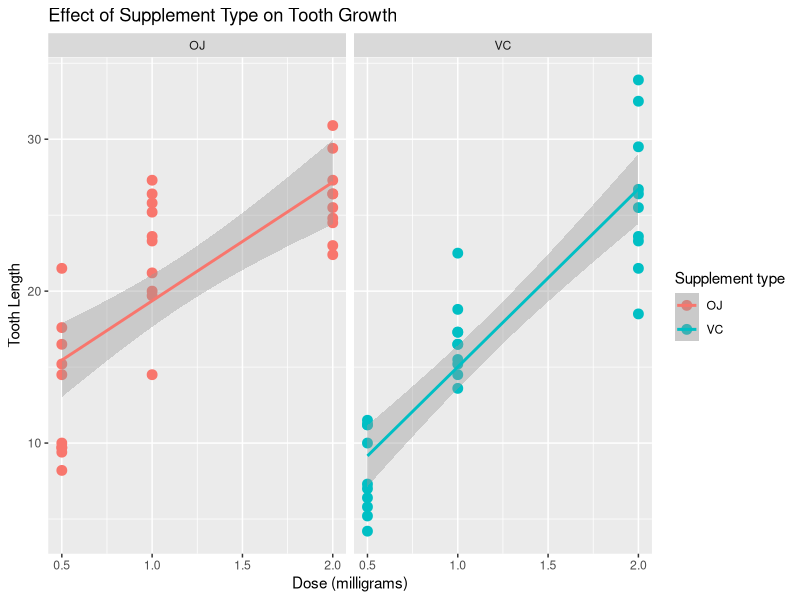
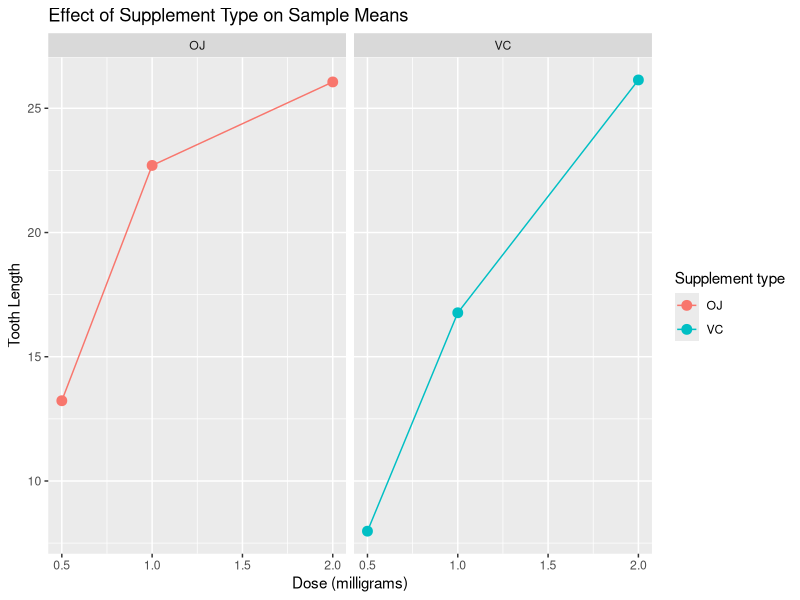
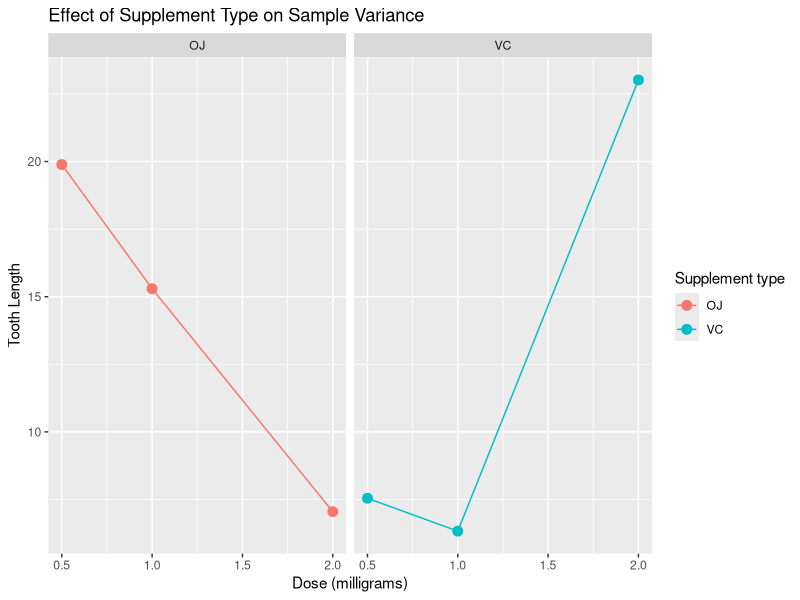

Source code (R) for these figures, in order:
## ---- chunk 1
unique(ToothGrowth$dose)
## ---- chunk 2
library(ggplot2)

ggplot(ToothGrowth, aes(x=dose, y=len, colour = supp)) +
    geom_point(size = 3) +
    geom_smooth(method = "lm") +
    facet_grid(. ~ supp) + 
    ggtitle("Effect of Supplement Type on Tooth Growth") +
    xlab("Dose (milligrams)") +
    ylab("Tooth Length") +
    guides(colour=guide_legend(title="Supplement type"))
## ---- chunk 3
library(data.table)
tooth.data <- as.data.table(ToothGrowth)
tooth.summary <- tooth.data[, list(mean=mean(len), var=var(len)), keyby=list(dose, supp)]
## ---- chunk 4
ggplot(tooth.summary, aes(x=dose, y=mean, colour = supp)) +
    geom_point(size = 3) +
    geom_line() +
    facet_grid(. ~ supp) +
    ggtitle("Effect of Supplement Type on Sample Means") +
    xlab("Dose (milligrams)") +
    ylab("Tooth Length") +
    guides(colour=guide_legend(title="Supplement type"))
## ---- chunk 5
ggplot(tooth.summary, aes(x=dose, y=var, colour = supp)) +
    geom_point(size = 3) +
    geom_line() +
    facet_grid(. ~ supp) +
    ggtitle("Effect of Supplement Type on Sample Variance") +
    xlab("Dose (milligrams)") +
    ylab("Tooth Length") +
    guides(colour=guide_legend(title="Supplement type"))
## ---- chunk 6
t.test(tooth.data[dose==0.5 & supp=='OJ',len], tooth.data[dose==0.5 & supp=='VC',len], 'greater')
## ---- chunk 7
t.test(tooth.data[dose==1 & supp=='OJ',len], tooth.data[dose==1 & supp=='VC',len], 'greater')
## ---- chunk 8
t.test(tooth.data[dose==2 & supp=='OJ',len], tooth.data[dose==2 & supp=='VC',len], 'greater')
